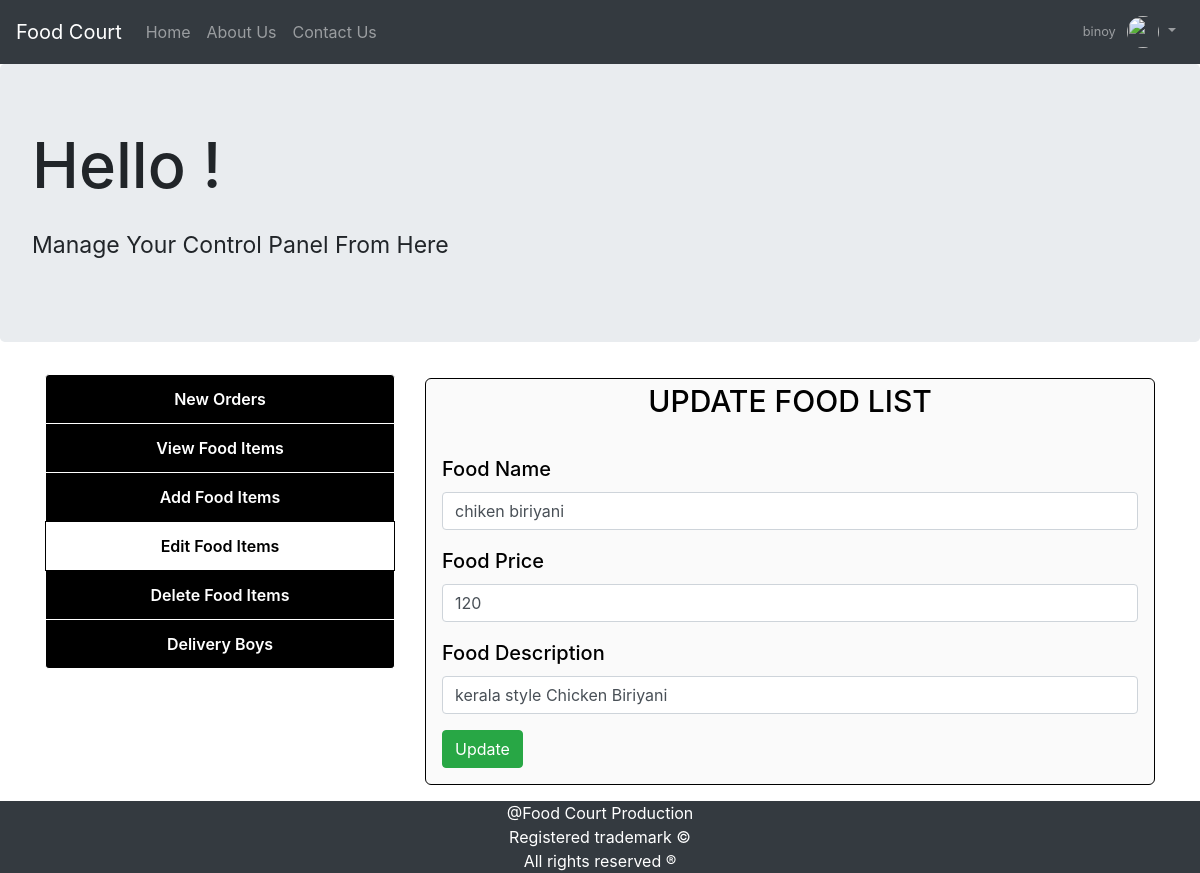
Screenshot of /mupdatefood.php?id=20 (signed in) with the database file from the repository.
### tables this page shows
CREATE TABLE `foodlist` (
  `fid` int(11) NOT NULL,
  `fname` varchar(30) NOT NULL,
  `fprice` varchar(15) NOT NULL,
  `fdescription` varchar(100) NOT NULL,
  `frestaurents` varchar(50) NOT NULL,
  `fimage` varchar(125) NOT NULL,
  `manager` varchar(45) NOT NULL,
  `foodstatus` varchar(30) NOT NULL
);

### mupdatefood.php (the view, shortened to what this page needs)
<?php
include "inc/dbh.inc.php";
?>
<!DOCTYPE html>
<html>
<head>
  <link rel="stylesheet" type="text/css" href="css/bootstrap.min.css">
  <link rel="stylesheet" type="text/css" href="css/main.css">
</head>
<body>
    <nav class="navbar navbar-expand-lg navbar-dark bg-dark">
  <a class="navbar-brand" href="index.php">Food Court</a>
  <div class="collapse navbar-collapse" id="navbarSupportedContent">
    <ul class="navbar-nav mr-auto">
      <li class="nav-item">
        <a class="nav-link" href="index.php">Home</a>
      </li>
      <li class="nav-item">
        <a class="nav-link" href="aboutus.php">About Us</a>
      </li>
      <li class="nav-item">
        <a class="nav-link " href="#contact">Contact Us</a>
      </li>
    </ul>
    <ul class="navbar-nav ml-auto">
      <li class="nav-item dropdown no-arrow">
        <a class="nav-link dropdown-toggle" href="#" id="userDropdown" role="button" data-toggle="dropdown" aria-haspopup="true" aria-expanded="false">
          <span class="mr-2 d-none d-lg-inline text-gray-600 small">
            <?php echo $_SESSION['u_name']; ?>
          </span>
          <img class="img-profile rounded-circle" src="https://source.unsplash.com/QAB-WJcbgJk/60x60" style="height: 2rem; width: 2rem;">
        </a>
      </li>
    </ul>
  </div>
</nav>
<div class="jumbotron">
  <h1 style="font-size: 63px;">Hello <?php echo $_SESSION['rname']; ?>!</h1>
	<p class="pt-3" style="font-size: 23px;">Manage Your Control Panel From Here</p>
</div>
  <div class="container">
   	<div class="row">
   	  <div class="col-md-4 ">
            <div class="mylist list-group">
              <a href="liveorders.php" class="list-group-item">New Orders</a>
              <a href="mviewfood.php" class="list-group-item ">View Food Items</a>
              <a href="maddfood.php" class="list-group-item ">Add Food Items</a>
              <a href="meditfood.php" class="list-group-item active">Edit Food Items</a>
              <a href="mdeletefood.php" class="list-group-item ">Delete Food Items</a>
              <a href="deliveryboy.php" class="list-group-item ">Delivery Boys</a>
            </div>
      </div>
       <div class="col-md-8 pt-1 pb-3">
           <legend style="border: 1px solid black; border-radius: 6px; color: black; font-size: 20px; font-weight: 500; margin: 0 auto; background-color: #FAFAFA;" class="pl-3 pr-3 pb-3">
            <center style="text-transform: uppercase; font-size: 30px;">Update Food List</center>
            <br>
                <?php
               	 $foodid = $_GET['id'];
                 $sql = "select * from foodlist where fid='$foodid';";
                 $result = mysqli_query($con, $sql);
                 $resultcheck = mysqli_num_rows($result);
                 if ($resultcheck > 0) {
                 	while ($row = mysqli_fetch_assoc($result)) {
               	?>
               <form method="POST">
               	<div class="form-group">
                <label>Food Name</label>
                <input type="text" name="fname" autocomplete="off" placeholder="Food Name" class="form-control" value="<?php echo $row['fname']; ?>">
                </div>
                <div class="form-group">
                <label>Food Price</label>
                <input type="text" name="fprice" autocomplete="off" placeholder="Price" class="form-control" value="<?php echo $row['fprice']; ?>">
                </div>
                <div class="form-group">
                <label>Food Description</label>
                <input class="form-control" name="fdescription" placeholder="Description" value="<?php echo $row['fdescription']; ?>">
                </div>
                <?php } } ?>
                <button class="btn btn-success" name="submit">Update</button>
               </form>
           </legend>
     </div>
   </div>
  </div>
<?php
 include 'footer.php';
?>

### css/main.css (style rules this page uses)
html,body { height: 100%; width: 100%; }
.mylist a { text-align: center; text-decoration: none; background-color: black; color: white; border: 1px solid white; font-weight: 600; }
.list-group-item.active { background-color: white !important; color: black; border: 1px solid black; }

### rows the page displays
foodlist: fname "chiken biriyani", fprice "120", fdescription "kerala style Chicken Biriyani"

### other values shown
$_SESSION['u_name'] "binoy"
